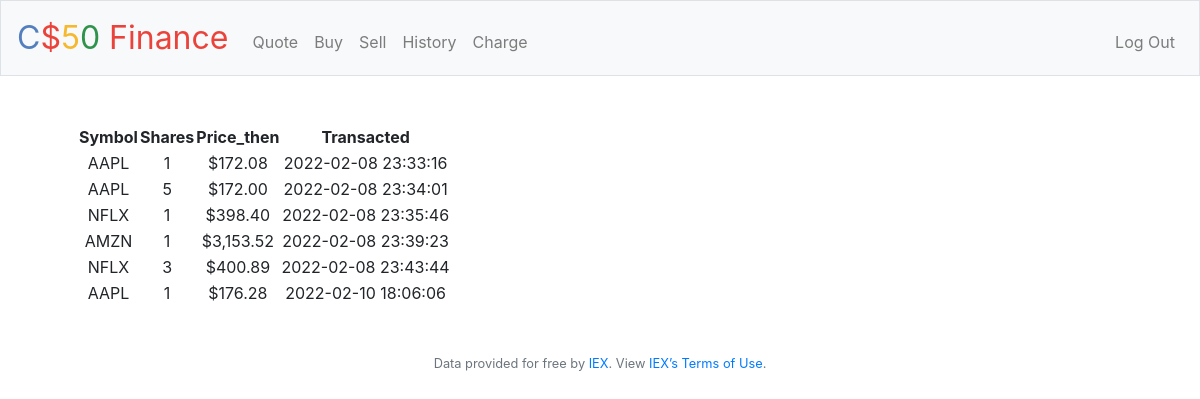
The app's page /history (signed in) with its own data.
### tables this page shows
CREATE TABLE 'transactions' (id INTEGER PRIMARY KEY, user_id INTEGER NOT NULL,'time' TIMESTAMP DEFAULT (datetime(CURRENT_TIMESTAMP,'localtime')),'stockprice' NUMERIC NOT NULL,'shares' INTEGER NOT NULL,'symbol' TEXT NOT NULL, type TEXT NOT NULL, formalname TEXT, FOREIGN KEY(user_id) REFERENCES users(id));

### app.py (the view)
@app.route("/history")
@login_required
def history():
    user_id = session["user_id"]
    history = db.execute(
        "SELECT symbol, shares , stockprice, time FROM transactions WHERE user_id = ?", user_id)
    charge_history = db.execute(
        "SELECT * FROM charge WHERE user_id = ?", user_id)
    return render_template("history.html", history=history, charge_history=charge_history)

### app.py (called while the page is built)
@app.after_request
def after_request(response):
    response.headers["Cache-Control"] = "no-cache, no-store, must-revalidate"
    response.headers["Expires"] = 0
    response.headers["Pragma"] = "no-cache"
    return response

### helpers.py (called while the page is built)
def login_required(f):
    @wraps(f)
    def decorated_function(*args, **kwargs):
        if session.get("user_id") is None:
            return redirect("/login")
        return f(*args, **kwargs)
    return decorated_function

def usd(value):
    return f"${value:,.2f}"

### templates/history.html (shortened to what this page needs)
{% extends "layout.html" %} {% block title %} History {% endblock %} {% block
main %}
<table>
  <tr>
    <th>Symbol</th>
    <th>Shares</th>
    <th>Price_then</th>
    <th>Transacted</th>
  </tr>
  {% for i in history%}
  <tr>
    <td>{{i["symbol"]}}</td>
    <td>{{i["shares"]}}</td>
    <td>{{(i["stockprice"]) | usd}}</td>
    <td>{{i["time"]}}</td>
  </tr>
  {% endfor %}
</table>
{% endblock %}

### records on screen
transactions: symbol "AAPL", shares "1", stockprice "$172.08", time "2022-02-08 23:33:16"
transactions: symbol "AAPL", shares "5", stockprice "$172.00", time "2022-02-08 23:34:01"
transactions: symbol "NFLX", shares "1", stockprice "$398.40", time "2022-02-08 23:35:46"
transactions: symbol "AMZN", shares "1", stockprice "$3,153.52", time "2022-02-08 23:39:23"
transactions: symbol "NFLX", shares "3", stockprice "$400.89", time "2022-02-08 23:43:44"
transactions: symbol "AAPL", shares "1", stockprice "$176.28", time "2022-02-10 18:06:06"
